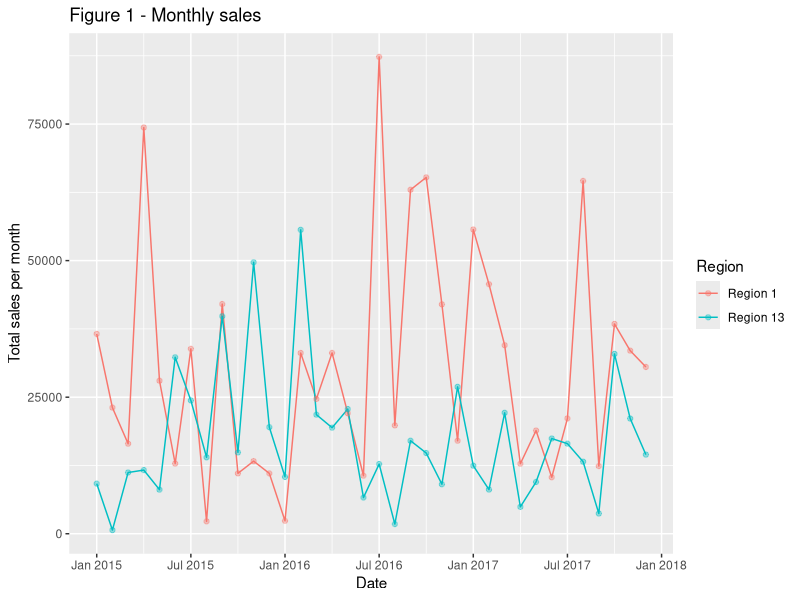

Source code (R):
library(readr)
library(dplyr)
library(lubridate) 
library(ggplot2)
library(zoo)
library(tidyr)

#Read in csv file
data <- read.csv("storedata.csv")

#Q1 Last 3 months of 2017, Region1 and Region9, for Customer_Segment (Corporate and Consumer) 
#TODO show in Table 1
q1 <- data %>%
  mutate(Order_Date = as.Date(data$Order_Date, format = "%Y-%m-%d")) %>%
  filter(Order_Date >= as.Date('2017-10-01') & Order_Date <= as.Date('2017-12-31')) %>%
  filter(Region == "Region 1" | Region == "Region 9") %>%
  filter(Customer_Segment == "Corporate" | Customer_Segment == "Consumer")
  
#Q2 Make a plot of the monthly total Sales in Region 1 and Region 13 in 2015, 2016 and 2017
q2 <- data %>%
  mutate(Order_Date = as.Date(data$Order_Date, format = "%Y-%m-%d")) %>%
  filter(Order_Date >= as.Date('2015-01-01') & Order_Date <= as.Date('2017-12-31')) %>%
  filter(Region == "Region 1" | Region == "Region 13") %>%
  select(Order_Date, Sales, Region) %>%
  group_by(Region, as.yearmon(Order_Date)) %>%
  summarise(Total_Sales = sum(Sales)) 

colnames(q2)[2] <- "Month_Year"

#TODO show in Figure 1
ggplot(q2, aes(x=Month_Year, y=Total_Sales, color=Region, fill=Region)) + 
  geom_line() + 
  geom_point(alpha=0.4) +
  xlab("Date") + 
  ylab("Total sales per month") + 
  ggtitle("Figure 1 - Monthly sales")

#Q3 In Figure 1, identify the months where the total Sales in Region 13 is greater than the total Sales in Region 1

#TODO show in Table 2
q3 <- q2 %>% 
  spread(Region, Total_Sales) %>% 
  filter(`Region 13` > `Region 1`) #use `` to make the text not a string, but a evaluatable object
  
#Q4 Find average Profit per Customer_Segment and Product_Category in 2017, for all regions except Region 3, 5 & 8 

#TODO show in Table 3
q4 <- data %>%
  mutate(Order_Date = as.Date(data$Order_Date, format = "%Y-%m-%d")) %>%
  filter(Order_Date >= as.Date('2017-01-01') & Order_Date <= as.Date('2017-12-31')) %>%
  filter(Region != "Region 3" & Region != "Region 5" & Region != "Region 8") %>% 
  group_by(Customer_Segment, Product_Category) %>% 
  summarise(average_profit = mean(Profit)) %>% 
  arrange(desc(average_profit))

#Q5 You are asked to estimate a SARIMA model on the aggregated monthly Order_Quantity in the: 
# Customer_Segment; Small Business and Product_Category; Office Supplies
#TODO - read more info on the task page + run on here and if it needs 30 minutes, then run on PC's in the uni's lab


